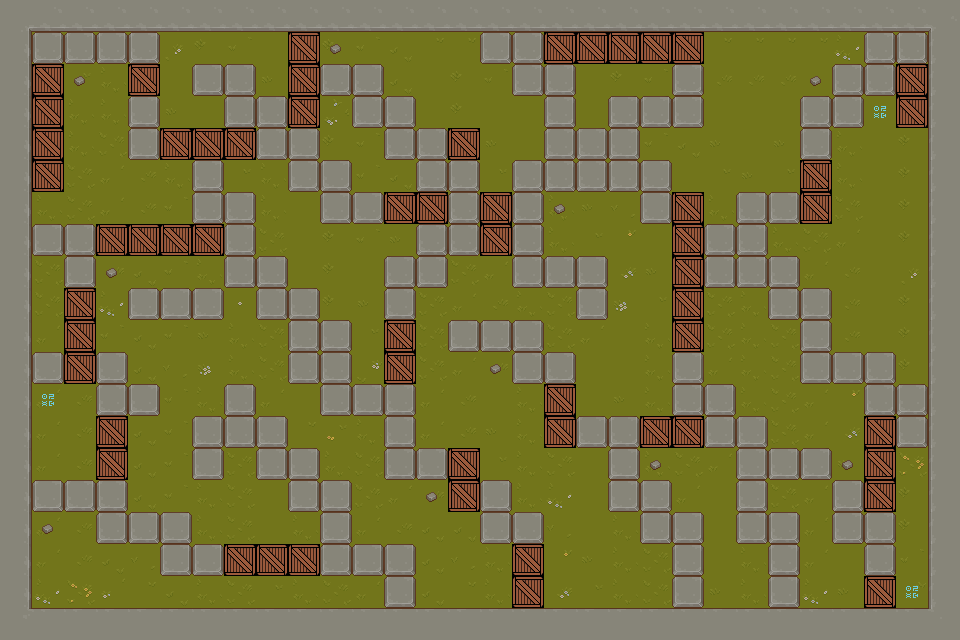

A level layout from a 2D game, rendered from its tile map. Below: a short description, then the map file with tile-grid data replaced by summaries:
An orthogonal 30x20 tile map with 32x32 px tiles, 5 tile layers (Grass, Player spawn, Monster spawn, Walls, ...), 6 tilesets.

<map version="1.10" tiledversion="1.10.2" orientation="orthogonal" renderorder="right-down" width="30" height="20" tilewidth="32" tileheight="32" infinite="0" nextlayerid="12" nextobjectid="1">
 <tileset firstgid="1" name="TX Tileset Grass" tilewidth="32" tileheight="32" tilecount="64" columns="8">
  <image source="Texture/TX Tileset Grass.png" width="256" height="256" />
 </tileset>
 <tileset firstgid="65" name="TX Tileset Wall" tilewidth="32" tileheight="32" tilecount="256" columns="16">
  <image source="Texture/TX Tileset Wall.png" width="512" height="512" />
 </tileset>
 <tileset firstgid="321" name="TX Tileset Stone Ground" tilewidth="32" tileheight="32" tilecount="64" columns="8">
  <image source="Texture/TX Tileset Stone Ground.png" width="256" height="256" />
 </tileset>
 <tileset firstgid="385" name="TX Player" tilewidth="32" tileheight="32" tilecount="16" columns="4">
  <image source="Texture/TX Player.png" width="128" height="128" />
 </tileset>
 <tileset firstgid="401" name="TX Props" tilewidth="32" tileheight="32" tilecount="256" columns="16">
  <image source="Texture/TX Props.png" width="512" height="512" />
 </tileset>
 <tileset firstgid="657" name="crate" tilewidth="32" tileheight="32" tilecount="1" columns="1">
  <image source="../crate.png" width="32" height="32" />
 </tileset>
 <layer id="1" name="Grass" width="30" height="20">
  <data>[600 cells, 600 non-empty, 30 distinct tile ids]</data>
 </layer>
 <layer id="7" name="Player spawn" width="30" height="20">
  <data>[600 cells, 3 non-empty, 1 distinct tile ids]</data>
 </layer>
 <layer id="8" name="Monster spawn" width="30" height="20">
  <data>[600 cells, 10 non-empty, 1 distinct tile ids]</data>
 </layer>
 <group id="5" name="collidables">
  <layer id="11" name="Walls" width="30" height="20">
   <data>[600 cells, 257 non-empty, 9 distinct tile ids]</data>
  </layer>
  <layer id="10" name="Boxes" width="30" height="20">
   <data>[600 cells, 56 non-empty, 1 distinct tile ids]</data>
  </layer>
 </group>
</map>
